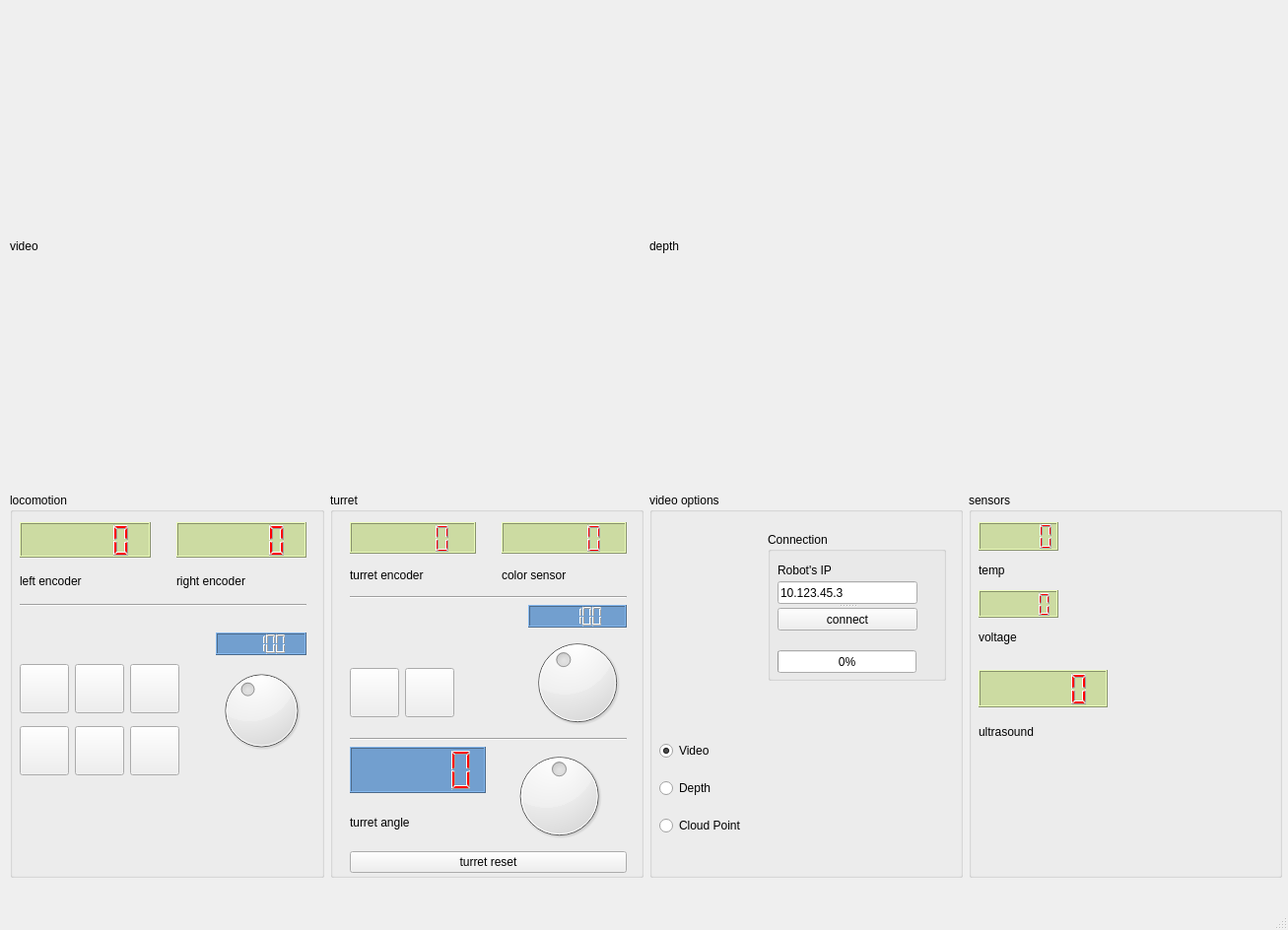
<?xml version="1.0" encoding="UTF-8"?>
<ui version="4.0">
 <class>MainWindow</class>
 <widget class="QMainWindow" name="MainWindow">
  <property name="geometry">
   <rect>
    <x>0</x>
    <y>0</y>
    <width>1307</width>
    <height>944</height>
   </rect>
  </property>
  <property name="windowTitle">
   <string>MainWindow</string>
  </property>
  <property name="autoFillBackground">
   <bool>true</bool>
  </property>
  <property name="styleSheet">
   <string notr="true">QLCDNumber {
	color: red;
	background-color: rgb(204, 219, 162);
}</string>
  </property>
  <widget class="QWidget" name="centralwidget">
   <widget class="QWidget" name="">
    <property name="geometry">
     <rect>
      <x>10</x>
      <y>10</y>
      <width>1291</width>
      <height>481</height>
     </rect>
    </property>
    <layout class="QHBoxLayout" name="kinect_group">
     <item>
      <widget class="QWidget" name="kinect_video_widget" native="true">
       <widget class="QLabel" name="kinect_video">
        <property name="geometry">
         <rect>
          <x>0</x>
          <y>0</y>
          <width>640</width>
          <height>480</height>
         </rect>
        </property>
        <property name="text">
         <string>video</string>
        </property>
       </widget>
      </widget>
     </item>
     <item>
      <widget class="QWidget" name="kinect_depth_widget" native="true">
       <widget class="QLabel" name="label_10">
        <property name="geometry">
         <rect>
          <x>0</x>
          <y>0</y>
          <width>640</width>
          <height>480</height>
         </rect>
        </property>
        <property name="text">
         <string>depth</string>
        </property>
       </widget>
      </widget>
     </item>
    </layout>
   </widget>
   <widget class="QWidget" name="">
    <property name="geometry">
     <rect>
      <x>10</x>
      <y>500</y>
      <width>1291</width>
      <height>391</height>
     </rect>
    </property>
    <layout class="QHBoxLayout" name="controlls">
     <item>
      <layout class="QHBoxLayout" name="locomotion_and_controls">
       <item>
        <widget class="QGroupBox" name="locomotion">
         <property name="title">
          <string>locomotion</string>
         </property>
         <widget class="QWidget" name="layoutWidget">
          <property name="geometry">
           <rect>
            <x>10</x>
            <y>30</y>
            <width>291</width>
            <height>271</height>
           </rect>
          </property>
          <layout class="QVBoxLayout" name="verticalLayout_6">
           <item>
            <layout class="QHBoxLayout" name="horizontalLayout_3">
             <item>
              <layout class="QVBoxLayout" name="verticalLayout_5">
               <item>
                <widget class="QLCDNumber" name="left_encoder_lcd"/>
               </item>
               <item>
                <widget class="QLabel" name="label">
                 <property name="text">
                  <string>left encoder</string>
                 </property>
                </widget>
               </item>
              </layout>
             </item>
             <item>
              <spacer name="verticalSpacer">
               <property name="orientation">
                <enum>Qt::Vertical</enum>
               </property>
               <property name="sizeHint" stdset="0">
                <size>
                 <width>20</width>
                 <height>40</height>
                </size>
               </property>
              </spacer>
             </item>
             <item>
              <layout class="QVBoxLayout" name="verticalLayout_4">
               <item>
                <widget class="QLCDNumber" name="right_encoder_lcd"/>
               </item>
               <item>
                <widget class="QLabel" name="label_2">
                 <property name="text">
                  <string>right encoder</string>
                 </property>
                </widget>
               </item>
              </layout>
             </item>
            </layout>
           </item>
           <item>
            <widget class="Line" name="line">
             <property name="orientation">
              <enum>Qt::Horizontal</enum>
             </property>
            </widget>
           </item>
           <item>
            <spacer name="horizontalSpacer_3">
             <property name="orientation">
              <enum>Qt::Horizontal</enum>
             </property>
             <property name="sizeHint" stdset="0">
              <size>
               <width>40</width>
               <height>20</height>
              </size>
             </property>
            </spacer>
           </item>
           <item>
            <layout class="QHBoxLayout" name="horizontalLayout">
             <property name="bottomMargin">
              <number>10</number>
             </property>
             <item>
              <layout class="QGridLayout" name="gridLayout">
               <item row="0" column="0">
                <widget class="QPushButton" name="left_full">
                 <property name="minimumSize">
                  <size>
                   <width>50</width>
                   <height>50</height>
                  </size>
                 </property>
                 <property name="maximumSize">
                  <size>
                   <width>0</width>
                   <height>0</height>
                  </size>
                 </property>
                 <property name="toolTip">
                  <string>q</string>
                 </property>
                 <property name="text">
                  <string/>
                 </property>
                 <property name="icon">
                  <iconset>
                   <normaloff>images/left.png</normaloff>images/left.png</iconset>
                 </property>
                 <property name="iconSize">
                  <size>
                   <width>45</width>
                   <height>45</height>
                  </size>
                 </property>
                 <property name="shortcut">
                  <string>Q</string>
                 </property>
                </widget>
               </item>
               <item row="0" column="1">
                <widget class="QPushButton" name="forward">
                 <property name="minimumSize">
                  <size>
                   <width>50</width>
                   <height>50</height>
                  </size>
                 </property>
                 <property name="maximumSize">
                  <size>
                   <width>0</width>
                   <height>0</height>
                  </size>
                 </property>
                 <property name="statusTip">
                  <string>w</string>
                 </property>
                 <property name="text">
                  <string/>
                 </property>
                 <property name="icon">
                  <iconset>
                   <normaloff>images/up.png</normaloff>images/up.png</iconset>
                 </property>
                 <property name="iconSize">
                  <size>
                   <width>45</width>
                   <height>45</height>
                  </size>
                 </property>
                 <property name="shortcut">
                  <string>W</string>
                 </property>
                </widget>
               </item>
               <item row="1" column="0">
                <widget class="QPushButton" name="left">
                 <property name="minimumSize">
                  <size>
                   <width>50</width>
                   <height>50</height>
                  </size>
                 </property>
                 <property name="maximumSize">
                  <size>
                   <width>0</width>
                   <height>0</height>
                  </size>
                 </property>
                 <property name="toolTip">
                  <string>a</string>
                 </property>
                 <property name="text">
                  <string/>
                 </property>
                 <property name="icon">
                  <iconset>
                   <normaloff>images/round_left.png</normaloff>images/round_left.png</iconset>
                 </property>
                 <property name="iconSize">
                  <size>
                   <width>45</width>
                   <height>45</height>
                  </size>
                 </property>
                 <property name="shortcut">
                  <string>A</string>
                 </property>
                </widget>
               </item>
               <item row="1" column="1">
                <widget class="QPushButton" name="backward">
                 <property name="minimumSize">
                  <size>
                   <width>50</width>
                   <height>50</height>
                  </size>
                 </property>
                 <property name="maximumSize">
                  <size>
                   <width>0</width>
                   <height>0</height>
                  </size>
                 </property>
                 <property name="toolTip">
                  <string>s</string>
                 </property>
                 <property name="text">
                  <string/>
                 </property>
                 <property name="icon">
                  <iconset>
                   <normaloff>images/down.png</normaloff>images/down.png</iconset>
                 </property>
                 <property name="iconSize">
                  <size>
                   <width>45</width>
                   <height>45</height>
                  </size>
                 </property>
                 <property name="shortcut">
                  <string>S</string>
                 </property>
                </widget>
               </item>
               <item row="1" column="2">
                <widget class="QPushButton" name="right">
                 <property name="minimumSize">
                  <size>
                   <width>50</width>
                   <height>50</height>
                  </size>
                 </property>
                 <property name="maximumSize">
                  <size>
                   <width>0</width>
                   <height>0</height>
                  </size>
                 </property>
                 <property name="toolTip">
                  <string>d</string>
                 </property>
                 <property name="text">
                  <string/>
                 </property>
                 <property name="icon">
                  <iconset>
                   <normaloff>images/round_right.png</normaloff>images/round_right.png</iconset>
                 </property>
                 <property name="iconSize">
                  <size>
                   <width>45</width>
                   <height>45</height>
                  </size>
                 </property>
                 <property name="shortcut">
                  <string>D</string>
                 </property>
                </widget>
               </item>
               <item row="0" column="2">
                <widget class="QPushButton" name="right_full">
                 <property name="minimumSize">
                  <size>
                   <width>50</width>
                   <height>50</height>
                  </size>
                 </property>
                 <property name="maximumSize">
                  <size>
                   <width>0</width>
                   <height>0</height>
                  </size>
                 </property>
                 <property name="toolTip">
                  <string>e</string>
                 </property>
                 <property name="text">
                  <string/>
                 </property>
                 <property name="icon">
                  <iconset>
                   <normaloff>images/right.png</normaloff>images/right.png</iconset>
                 </property>
                 <property name="iconSize">
                  <size>
                   <width>45</width>
                   <height>45</height>
                  </size>
                 </property>
                 <property name="shortcut">
                  <string>E</string>
                 </property>
                </widget>
               </item>
              </layout>
             </item>
             <item>
              <spacer name="horizontalSpacer">
               <property name="orientation">
                <enum>Qt::Horizontal</enum>
               </property>
               <property name="sizeHint" stdset="0">
                <size>
                 <width>40</width>
                 <height>20</height>
                </size>
               </property>
              </spacer>
             </item>
             <item>
              <layout class="QVBoxLayout" name="verticalLayout_2">
               <item>
                <widget class="QLCDNumber" name="motor_speed_cld">
                 <property name="styleSheet">
                  <string notr="true">background-color: rgb(114, 159, 207);</string>
                 </property>
                 <property name="intValue" stdset="0">
                  <number>100</number>
                 </property>
                </widget>
               </item>
               <item>
                <widget class="QDial" name="motor_speed">
                 <property name="maximum">
                  <number>255</number>
                 </property>
                 <property name="value">
                  <number>100</number>
                 </property>
                </widget>
               </item>
              </layout>
             </item>
            </layout>
           </item>
           <item>
            <spacer name="horizontalSpacer_5">
             <property name="orientation">
              <enum>Qt::Horizontal</enum>
             </property>
             <property name="sizeHint" stdset="0">
              <size>
               <width>40</width>
               <height>20</height>
              </size>
             </property>
            </spacer>
           </item>
          </layout>
         </widget>
        </widget>
       </item>
       <item>
        <widget class="QGroupBox" name="turret_controls">
         <property name="title">
          <string>turret</string>
         </property>
         <widget class="QWidget" name="layoutWidget">
          <property name="geometry">
           <rect>
            <x>20</x>
            <y>30</y>
            <width>281</width>
            <height>356</height>
           </rect>
          </property>
          <layout class="QVBoxLayout" name="verticalLayout_9">
           <item>
            <layout class="QHBoxLayout" name="horizontalLayout_4">
             <item>
              <layout class="QVBoxLayout" name="verticalLayout_7">
               <item>
                <widget class="QLCDNumber" name="turret_encoder_lcd"/>
               </item>
               <item>
                <widget class="QLabel" name="label_3">
                 <property name="text">
                  <string>turret encoder</string>
                 </property>
                </widget>
               </item>
              </layout>
             </item>
             <item>
              <spacer name="verticalSpacer_3">
               <property name="orientation">
                <enum>Qt::Vertical</enum>
               </property>
               <property name="sizeHint" stdset="0">
                <size>
                 <width>20</width>
                 <height>40</height>
                </size>
               </property>
              </spacer>
             </item>
             <item>
              <layout class="QVBoxLayout" name="verticalLayout_8">
               <item>
                <widget class="QLCDNumber" name="color_sensor_lcd"/>
               </item>
               <item>
                <widget class="QLabel" name="label_4">
                 <property name="text">
                  <string>color sensor</string>
                 </property>
                </widget>
               </item>
              </layout>
             </item>
            </layout>
           </item>
           <item>
            <widget class="Line" name="line_2">
             <property name="orientation">
              <enum>Qt::Horizontal</enum>
             </property>
            </widget>
           </item>
           <item>
            <layout class="QHBoxLayout" name="horizontalLayout_2">
             <item>
              <layout class="QGridLayout" name="gridLayout_2">
               <item row="0" column="0">
                <widget class="QPushButton" name="turret_left">
                 <property name="minimumSize">
                  <size>
                   <width>50</width>
                   <height>50</height>
                  </size>
                 </property>
                 <property name="maximumSize">
                  <size>
                   <width>0</width>
                   <height>0</height>
                  </size>
                 </property>
                 <property name="toolTip">
                  <string>[</string>
                 </property>
                 <property name="text">
                  <string/>
                 </property>
                 <property name="icon">
                  <iconset>
                   <normaloff>images/round_left.png</normaloff>images/round_left.png</iconset>
                 </property>
                 <property name="iconSize">
                  <size>
                   <width>45</width>
                   <height>45</height>
                  </size>
                 </property>
                 <property name="shortcut">
                  <string>[</string>
                 </property>
                </widget>
               </item>
               <item row="0" column="1">
                <widget class="QPushButton" name="turret_right">
                 <property name="minimumSize">
                  <size>
                   <width>50</width>
                   <height>50</height>
                  </size>
                 </property>
                 <property name="maximumSize">
                  <size>
                   <width>0</width>
                   <height>0</height>
                  </size>
                 </property>
                 <property name="toolTip">
                  <string>]</string>
                 </property>
                 <property name="text">
                  <string/>
                 </property>
                 <property name="icon">
                  <iconset>
                   <normaloff>images/round_right.png</normaloff>images/round_right.png</iconset>
                 </property>
                 <property name="iconSize">
                  <size>
                   <width>45</width>
                   <height>45</height>
                  </size>
                 </property>
                 <property name="shortcut">
                  <string>]</string>
                 </property>
                </widget>
               </item>
              </layout>
             </item>
             <item>
              <spacer name="horizontalSpacer_6">
               <property name="orientation">
                <enum>Qt::Horizontal</enum>
               </property>
               <property name="sizeHint" stdset="0">
                <size>
                 <width>40</width>
                 <height>20</height>
                </size>
               </property>
              </spacer>
             </item>
             <item>
              <layout class="QVBoxLayout" name="verticalLayout_3">
               <item>
                <widget class="QLCDNumber" name="turret_speed_lcd">
                 <property name="styleSheet">
                  <string notr="true">background-color: rgb(114, 159, 207);</string>
                 </property>
                 <property name="intValue" stdset="0">
                  <number>100</number>
                 </property>
                </widget>
               </item>
               <item>
                <widget class="QDial" name="turret_speed">
                 <property name="maximum">
                  <number>250</number>
                 </property>
                 <property name="value">
                  <number>99</number>
                 </property>
                </widget>
               </item>
              </layout>
             </item>
            </layout>
           </item>
           <item>
            <widget class="Line" name="line_3">
             <property name="orientation">
              <enum>Qt::Horizontal</enum>
             </property>
            </widget>
           </item>
           <item>
            <layout class="QHBoxLayout" name="horizontalLayout_6">
             <item>
              <layout class="QVBoxLayout" name="verticalLayout_11">
               <item>
                <widget class="QLCDNumber" name="turret_angle_lcd">
                 <property name="styleSheet">
                  <string notr="true">background-color: rgb(114, 159, 207);</string>
                 </property>
                </widget>
               </item>
               <item>
                <widget class="QLabel" name="label_5">
                 <property name="text">
                  <string>turret angle</string>
                 </property>
                </widget>
               </item>
              </layout>
             </item>
             <item>
              <widget class="QDial" name="turret_angle">
               <property name="maximum">
                <number>360</number>
               </property>
               <property name="sliderPosition">
                <number>180</number>
               </property>
              </widget>
             </item>
            </layout>
           </item>
           <item>
            <widget class="QPushButton" name="turret_reset">
             <property name="text">
              <string>turret reset</string>
             </property>
            </widget>
           </item>
          </layout>
         </widget>
        </widget>
       </item>
      </layout>
     </item>
     <item>
      <layout class="QHBoxLayout" name="other_sensors_and_controlls">
       <item>
        <layout class="QVBoxLayout" name="verticalLayout_15">
         <item>
          <widget class="QGroupBox" name="video_options">
           <property name="title">
            <string>video options</string>
           </property>
           <widget class="QWidget" name="layoutWidget">
            <property name="geometry">
             <rect>
              <x>10</x>
              <y>240</y>
              <width>141</width>
              <height>121</height>
             </rect>
            </property>
            <layout class="QVBoxLayout" name="verticalLayout">
             <item>
              <widget class="QRadioButton" name="radioButton_video">
               <property name="text">
                <string>Video</string>
               </property>
               <property name="checked">
                <bool>true</bool>
               </property>
              </widget>
             </item>
             <item>
              <widget class="QRadioButton" name="radioButton_depth">
               <property name="text">
                <string>Depth</string>
               </property>
              </widget>
             </item>
             <item>
              <widget class="QRadioButton" name="radioButton_cloud_point">
               <property name="text">
                <string>Cloud Point</string>
               </property>
              </widget>
             </item>
            </layout>
           </widget>
           <widget class="QGroupBox" name="groupBox_3">
            <property name="geometry">
             <rect>
              <x>120</x>
              <y>40</y>
              <width>181</width>
              <height>151</height>
             </rect>
            </property>
            <property name="title">
             <string>Connection</string>
            </property>
            <widget class="QSplitter" name="splitter">
             <property name="geometry">
              <rect>
               <x>10</x>
               <y>50</y>
               <width>142</width>
               <height>50</height>
              </rect>
             </property>
             <property name="orientation">
              <enum>Qt::Vertical</enum>
             </property>
             <widget class="QLineEdit" name="robot_ip_address">
              <property name="text">
               <string>10.123.45.3</string>
              </property>
             </widget>
             <widget class="QPushButton" name="connect_to_robot">
              <property name="text">
               <string>connect</string>
              </property>
             </widget>
            </widget>
            <widget class="QLabel" name="label_8">
             <property name="geometry">
              <rect>
               <x>10</x>
               <y>30</y>
               <width>91</width>
               <height>17</height>
              </rect>
             </property>
             <property name="text">
              <string>Robot's IP</string>
             </property>
            </widget>
            <widget class="QProgressBar" name="progressBar">
             <property name="geometry">
              <rect>
               <x>10</x>
               <y>120</y>
               <width>141</width>
               <height>23</height>
              </rect>
             </property>
             <property name="value">
              <number>0</number>
             </property>
            </widget>
           </widget>
          </widget>
         </item>
        </layout>
       </item>
       <item>
        <widget class="QGroupBox" name="groupBox_2">
         <property name="title">
          <string>sensors</string>
         </property>
         <widget class="QWidget" name="layoutWidget">
          <property name="geometry">
           <rect>
            <x>10</x>
            <y>30</y>
            <width>81</width>
            <height>131</height>
           </rect>
          </property>
          <layout class="QVBoxLayout" name="verticalLayout_14">
           <item>
            <layout class="QVBoxLayout" name="verticalLayout_12">
             <item>
              <widget class="QLCDNumber" name="lcd_temperature"/>
             </item>
             <item>
              <widget class="QLabel" name="label_6">
               <property name="text">
                <string>temp</string>
               </property>
              </widget>
             </item>
            </layout>
           </item>
           <item>
            <layout class="QVBoxLayout" name="verticalLayout_13">
             <item>
              <widget class="QLCDNumber" name="lcd_voltage"/>
             </item>
             <item>
              <widget class="QLabel" name="label_7">
               <property name="text">
                <string>voltage</string>
               </property>
              </widget>
             </item>
            </layout>
           </item>
          </layout>
         </widget>
         <widget class="QWidget" name="">
          <property name="geometry">
           <rect>
            <x>10</x>
            <y>180</y>
            <width>131</width>
            <height>81</height>
           </rect>
          </property>
          <layout class="QVBoxLayout" name="verticalLayout_16">
           <item>
            <widget class="QLCDNumber" name="ultrasonic_sensor_lcd"/>
           </item>
           <item>
            <widget class="QLabel" name="label_9">
             <property name="text">
              <string>ultrasound</string>
             </property>
            </widget>
           </item>
          </layout>
         </widget>
        </widget>
       </item>
      </layout>
     </item>
    </layout>
   </widget>
  </widget>
  <widget class="QMenuBar" name="menubar">
   <property name="geometry">
    <rect>
     <x>0</x>
     <y>0</y>
     <width>1307</width>
     <height>22</height>
    </rect>
   </property>
  </widget>
  <widget class="QStatusBar" name="statusbar"/>
 </widget>
 <resources/>
 <connections>
  <connection>
   <sender>motor_speed</sender>
   <signal>valueChanged(int)</signal>
   <receiver>motor_speed_cld</receiver>
   <slot>display(int)</slot>
   <hints>
    <hint type="sourcelabel">
     <x>233</x>
     <y>683</y>
    </hint>
    <hint type="destinationlabel">
     <x>270</x>
     <y>577</y>
    </hint>
   </hints>
  </connection>
  <connection>
   <sender>turret_speed</sender>
   <signal>valueChanged(int)</signal>
   <receiver>turret_speed_lcd</receiver>
   <slot>display(int)</slot>
   <hints>
    <hint type="sourcelabel">
     <x>597</x>
     <y>704</y>
    </hint>
    <hint type="destinationlabel">
     <x>587</x>
     <y>622</y>
    </hint>
   </hints>
  </connection>
 </connections>
</ui>
